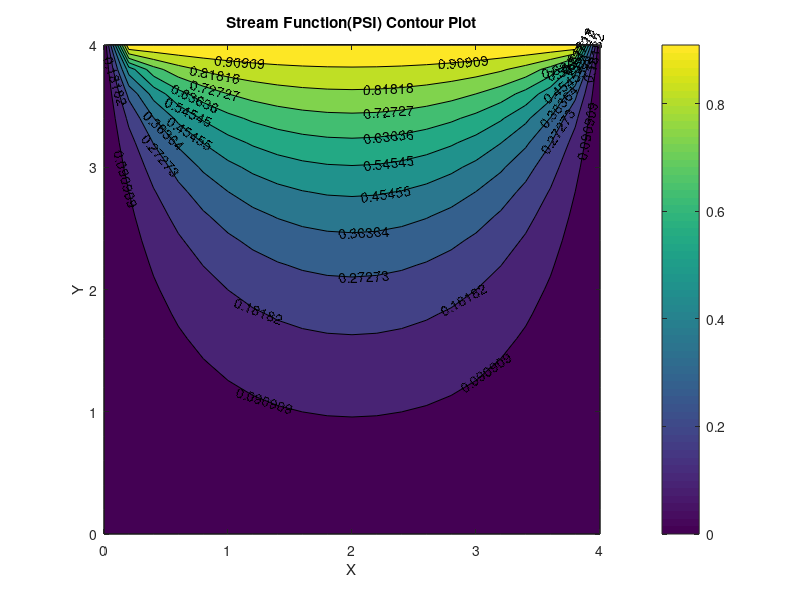

Here is the MATLAB script that generated this plot:
% Stream Function Example-2 using Gauss-Seidel Method

% Known Parameters
Lx = 4; % Length of domain along x-direction
Ly = 4; % Length of domain along y-direction
M = 21; % Number of grid points starting from 1 in x-direction
N = 21; % Number of grid points starting from 1 in y-direction

% Calculated constants
dx = Lx/(M-1); % Grid size along x-direction
dy = Ly/(N-1); % Grid size along y-direction
% Coefficients
ap = 2*((1/(dx^2))+(1/(dy^2)));
ae = 1/(dx^2);
aw = 1/(dx^2);
an = 1/(dy^2);
as = 1/(dy^2);

% Initializing Stream Function Matrix
psi = zeros(N,M);

% Boundary Conditions
psi(N,:) = 0; % Bottom Boundary
psi(1,:) = 1; % Top Boundary
psi(:,1) = 0; % Left Boundary
psi(:,M) = 0; % Right Boundary

% Computation
epsilon = 1e-8; % Error Sensivity
err = 1; % Error
n = 0; % Iterator

while err>epsilon
    err = 0; % Error
    for j=2:N-1 % For Internal Grid points
        for i=2:M-1 % For Internal Grid points
            psi_temp = psi(j,i);
            % Psi(j,i)_(k+1)th_iteration Calculation
            psi(j,i) = (1/ap)*(ae*psi(j+1,i) + aw*psi(j-1,i) + an*psi(j,i+1) + as*psi(j,i-1));
            err = err + power(psi(j,i)-psi_temp,2);
        end
    end
    err = sqrt(err/(M*N));
    n = n+1; % Iterator
end
psi
n
err

% Plotting
x = linspace(0,Lx,M);
y = linspace(Ly,0,N);
[X,Y] = meshgrid(x,y);
contourf(X,Y,psi,'ShowText','on'),colorbar
set(gca, 'XTick',0:1:Lx)
xlabel('X'),ylabel('Y'),title('Stream Function(PSI) Contour Plot')
